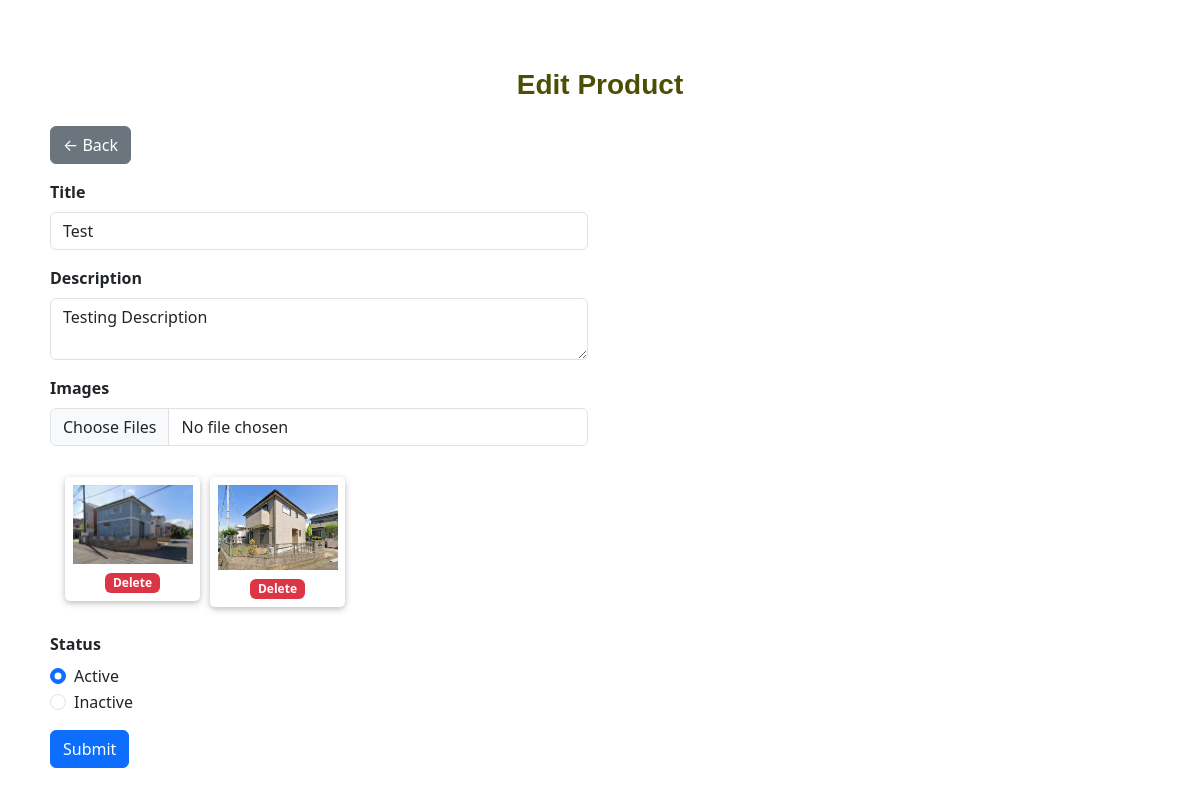
Screenshot of /addEdit.php?id=2 with the database file from the repository.
### tables this page shows
CREATE TABLE `products` (
  `id` int(11) NOT NULL,
  `title` varchar(255) NOT NULL,
  `description` text DEFAULT NULL,
  `created` datetime NOT NULL DEFAULT current_timestamp(),
  `modified` datetime DEFAULT NULL,
  `status` tinyint(4) NOT NULL DEFAULT 1
);

CREATE TABLE `product_images` (
  `id` int(11) NOT NULL,
  `product_id` int(11) NOT NULL,
  `file_name` varchar(255) NOT NULL,
  `created` datetime NOT NULL DEFAULT current_timestamp()
);

### DB.class.php (called while the page is built, shortened)
<?php
include_once 'config.php';
class DB{
	private $dbHost     = DB_HOST;
	private $dbUsername = DB_USERNAME;
	private $dbPassword = DB_PASSWORD;
	private $dbName     = DB_NAME;
	private $proTbl     = 'products';
	private $imgTbl     = 'product_images';
	public function __construct(){
		if(!isset($this->db)){
			$conn = new mysqli($this->dbHost, $this->dbUsername, $this->dbPassword, $this->dbName);
			if($conn->connect_error){
				die("Failed to connect with MySQL: " . $conn->connect_error);
			}else{
				$this->db = $conn;
			}
		}
	}
	public function getRows($conditions = array()){
		$sql = "SELECT ";
		$sql .= array_key_exists("select", $conditions)?$conditions['select']:"P.*,I.file_name";
		$sql .= " FROM {$this->proTbl} AS P";
		$sql .= " LEFT JOIN {$this->imgTbl} AS I ON (I.product_id = P.id AND I.id = (SELECT MAX(id) FROM product_images WHERE product_id=P.id)) ";
		if(array_key_exists("where", $conditions)){
			$sql .= " WHERE ";
			$i = 0;
			foreach($conditions['where'] as $key => $value){
				$pre = ($i > 0)?" AND ":'';
				$alias_key = strpos($key, '.') !== false?$key:"P.$key";
				$sql .= $pre."$alias_key = '".$value."'";
				$i++;
			}
		}
		if(array_key_exists("order_by", $conditions)){
			$sql .= " ORDER BY P.{$conditions['order_by']} ";
		}else{
			$sql .= " ORDER BY P.id";
		}
		$result = $this->db->query($sql);
		if(array_key_exists("return_type", $conditions) && $conditions['return_type'] != 'all'){
			switch($conditions['return_type']){
				case 'single':
					$data = $result->fetch_assoc();
					if(!empty($data['id'])){
						$data['images'] = array();
						$sub_query = "SELECT * FROM {$this->imgTbl} WHERE product_id={$data['id']} ORDER BY id";
						$sub_result = $this->db->query($sub_query);
						if($sub_result->num_rows > 0){
							while($img_row = $sub_result->fetch_assoc()){
								$data['images'][] = $img_row;
							}
						}
					}
					break;
			}
		}else{
			if($result->num_rows > 0){
				while($row = $result->fetch_assoc()){
					$data[] = $row;
				}
			}
		}
		return !empty($data)?$data:false;
	}
}

### config.php (called while the page is built, shortened)
<?php
$uploadDir = 'uploads/';
?>

### addEdit.php (the view, shortened to what this page needs)
<?php
require_once 'DB.class.php';
$db = new DB();
$postData = $proData = array();
if (!empty($_GET['id'])) {
    $conditions = array(
        'where' => array('id' => $_GET['id']),
        'return_type' => 'single'
    );
    $proData = $db->getRows($conditions);
}
$proData = !empty($postData) ? $postData : $proData;
$actionLabel = !empty($_GET['id']) ? 'Edit' : 'Add';
?>
<!DOCTYPE html>
<html lang="en">
<head>
    <link rel="stylesheet" href="css/bootstrap.min.css">
    <link rel="stylesheet" href="css/style.css">
</head>
<body>
<div class="container mt-5">
    <h1 class="mb-4"><?php echo $actionLabel; ?> Product</h1>
    <div class="row">
        <div class="col-md-6">
            <a href="index.php" class="btn btn-secondary mb-3">&larr; Back</a>
            <form method="post" action="postAction.php" enctype="multipart/form-data">
                <div class="mb-3">
                    <label class="form-label">Title</label>
                    <input type="text" name="title" class="form-control" placeholder="Enter title" value="<?php echo !empty($proData['title']) ? $proData['title'] : ''; ?>" required>
                </div>
                <div class="mb-3">
                    <label class="form-label">Description</label>
                    <textarea name="description" class="form-control" placeholder="Enter description here..."><?php echo !empty($proData['description']) ? $proData['description'] : ''; ?></textarea>
                </div>
                <div class="mb-3">
                    <label class="form-label">Images</label>
                    <input type="file" name="image_files[]" class="form-control" accept="image/*" multiple>
                    <?php if (!empty($proData['images'])) { ?>
                        <div class="image-grid mt-3">
                            <?php foreach ($proData['images'] as $imageRow) { ?>
                                <div class="img-bx" id="imgbx_<?php echo $imageRow['id']; ?>">
                                    <img src="<?php echo $uploadDir . $imageRow['file_name']; ?>" width="120" alt="Image"/>
                                    <a href="javascript:void(0);" class="badge bg-danger" onclick="deleteImage(<?php echo $imageRow['id']; ?>)">Delete</a>
                                </div>
                            <?php } ?>
                        </div>
                    <?php } ?>
                </div>
                <div class="mb-3">
                    <label class="form-label">Status</label>
                    <div class="form-check">
                        <input class="form-check-input" type="radio" name="status" id="status1" value="1" <?php echo !empty($proData['status']) || !isset($proData['status']) ? 'checked' : ''; ?>>
                        <label class="form-check-label" for="status1">Active</label>
                    </div>
                    <div class="form-check">
                        <input class="form-check-input" type="radio" name="status" id="status2" value="0" <?php echo isset($proData['status']) && empty($proData['status']) ? 'checked' : ''; ?>>
                        <label class="form-check-label" for="status2">Inactive</label>
                    </div>
                </div>
                <input type="submit" name="dataSubmit" class="btn btn-primary" value="Submit">
            </form>
        </div>
    </div>
</div>
</body>
</html>

### css/style.css (style rules this page uses)
h1 { font-family: 'Trebuchet MS', 'Lucida Sans Unicode', 'Lucida Grande', 'Lucida Sans', Arial, sans-serif; font-size: 28px; font-weight: bold; margin-bottom: 0; text-align: center; color: #4c4e04; }
.container { padding: 20px; }
.form-label { font-weight: bold; }
.image-grid { width: 100%; float: left; padding: 15px; }
.img-bx { width: 135px; float: left; padding: 8px; text-align: center; box-shadow: 0 2px 5px 0 rgba(0,0,0,0.16), 0 2px 10px 0 rgba(0,0,0,0.12); margin-right: 10px; margin-bottom: 10px; border-radius: 5px; }
.img-bx img { margin-bottom: 5px; }
.img-bx a { text-decoration: none; }

### rows the page displays
products: title "Test", description "Testing Description", status "☑ Active", status "☐ Inactive"
product_images: file_name (picture)
product_images: file_name (picture)

### other values shown
$actionLabel "Edit"
